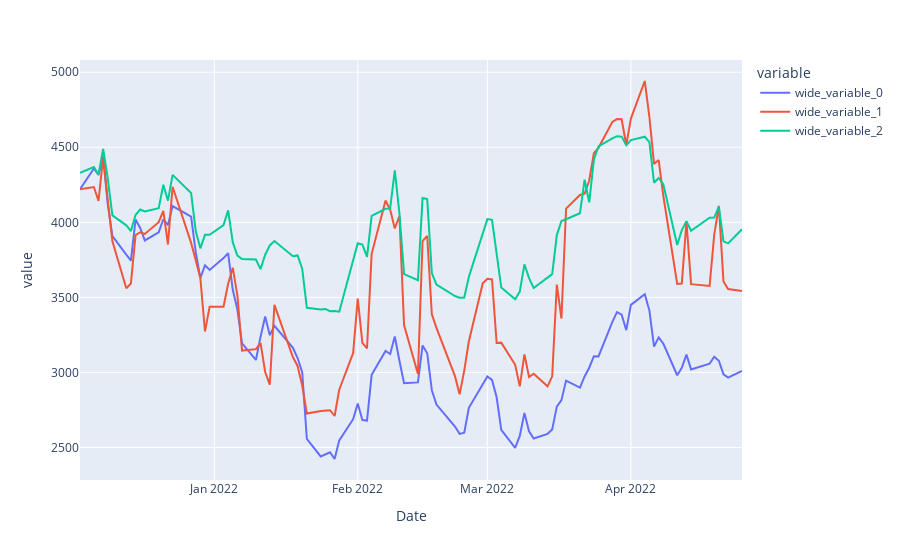

The code cell stored with this chart in its notebook:
### Code cell
df = pd.DataFrame(columns = ['MAE', 'MSE', 'R2'], index = ['mae','mse'])
show_results(df,gb_mae, gb_mse)
